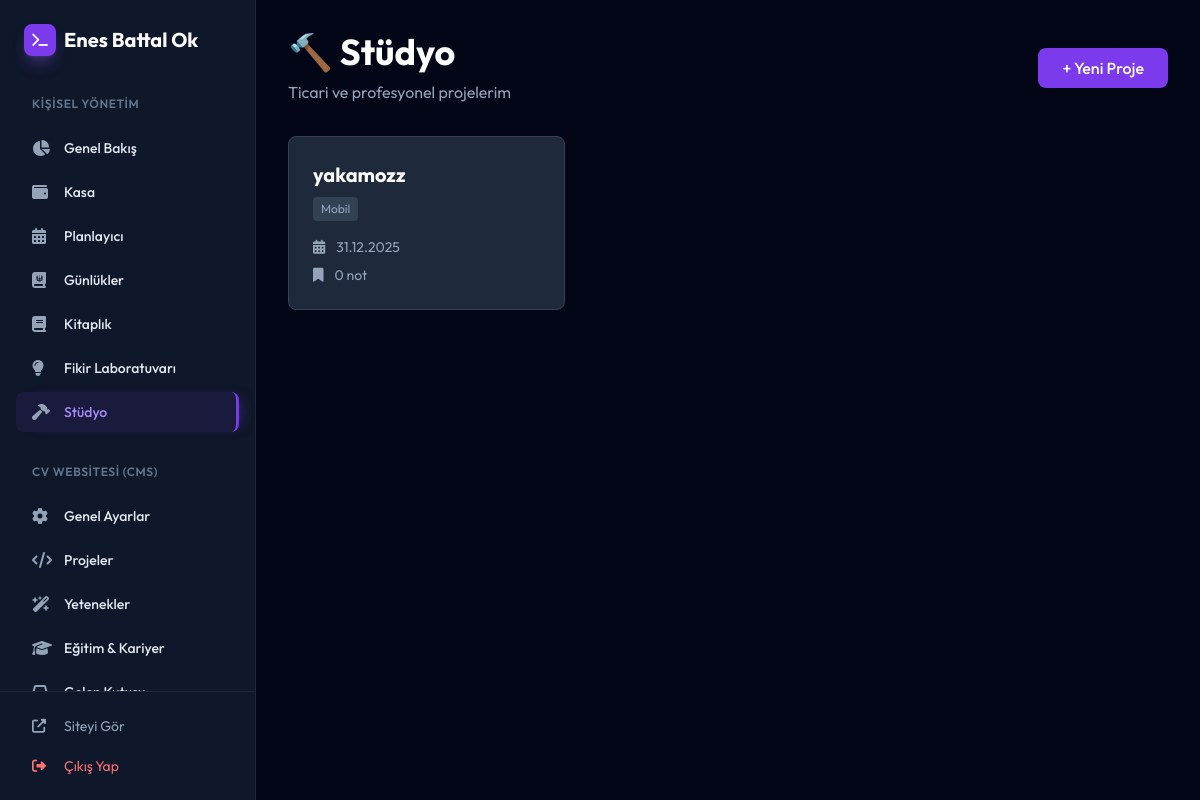
The app's page /admin/studio (signed in), older data.
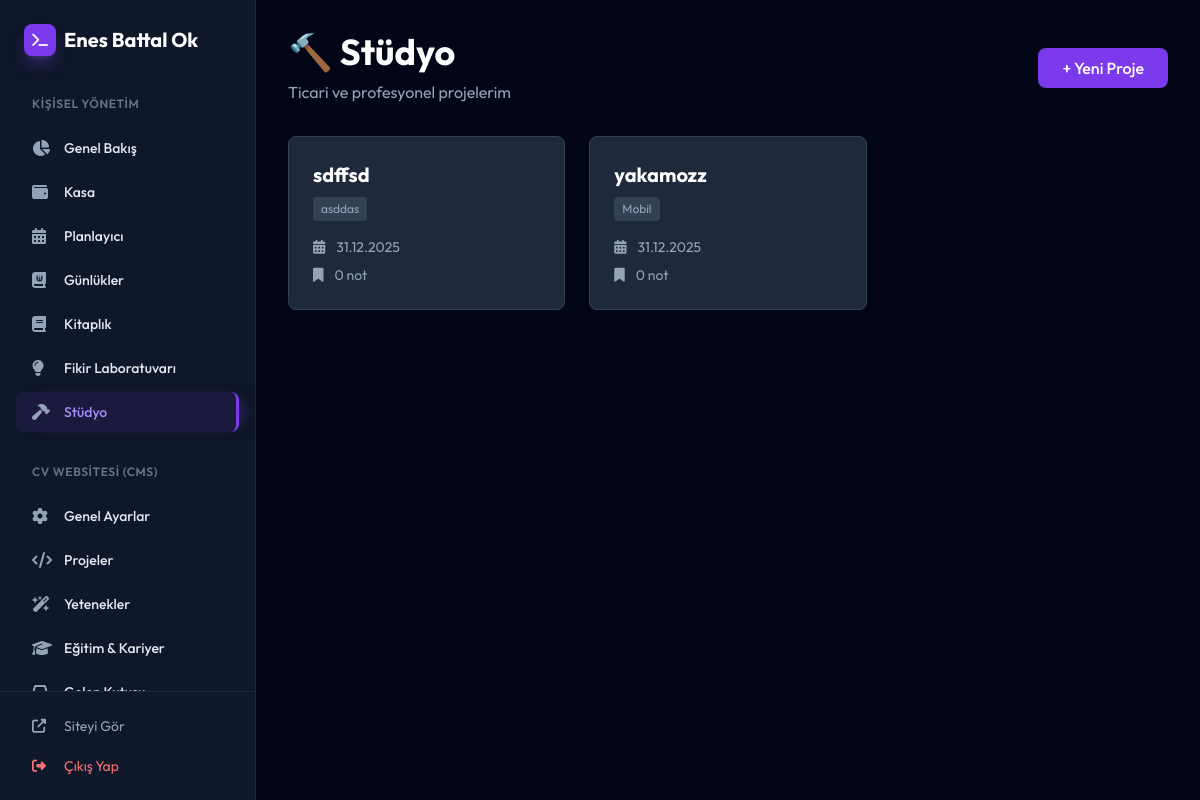
The same page, newer data.
### models.py (models this page shows)
class StudioProject(db.Model):
    id = db.Column(db.Integer, primary_key=True)
    name = db.Column(db.String(200), nullable=False)
    category = db.Column(db.String(100), nullable=False) # 'Web', 'Mobil', 'IoT', 'Masaüstü' vb.
    secure_data = db.Column(db.Text, default='') # Şifreler, API keyleri, notlar
    olusturma_tarihi = db.Column(db.DateTime, default=datetime.utcnow)
    work_logs = db.relationship('StudioWorkLog', backref=db.backref('proje', lazy=True), cascade='all, delete-orphan')

### main.py (the view)
    @app.route('/admin/studio')
    @login_required
    def admin_studio():
        projeler = StudioProject.query.order_by(StudioProject.olusturma_tarihi.desc()).all()
        return render_template('studio.html', projeler=projeler)

### templates/studio.html (shortened to what this page needs)
{% extends "admin_base.html" %}
{% block content %}
<div class="mb-8">
    <div class="flex justify-between items-center mb-8">
        <div>
            <h1 class="text-4xl font-bold text-white mb-2">🔨 Stüdyo</h1>
            <p class="text-slate-400">Ticari ve profesyonel projelerim</p>
        </div>
        <button onclick="openAddProjectModal()" class="bg-violet-600 hover:bg-violet-700 text-white px-6 py-2 rounded-lg font-medium transition-all">
            + Yeni Proje
        </button>
    </div>
    <div class="grid grid-cols-1 md:grid-cols-2 lg:grid-cols-3 gap-6">
        {% for proje in projeler %}
        <a href="/admin/studio/{{ proje.id }}" class="bg-slate-800 border border-slate-700 rounded-lg p-6 hover:border-violet-500 hover:shadow-lg hover:shadow-violet-500/20 transition-all">
            <div class="flex items-start justify-between mb-4">
                <div>
                    <h3 class="text-xl font-bold text-white">{{ proje.name }}</h3>
                    <span class="text-xs text-slate-400 mt-2 inline-block px-2 py-1 bg-slate-700 rounded">{{ proje.category }}</span>
                </div>
            </div>
            <p class="text-sm text-slate-400">
                <i class="fas fa-calendar-alt mr-2"></i>
                {{ proje.olusturma_tarihi.strftime('%d.%m.%Y') }}
            </p>
            <p class="text-sm text-slate-400 mt-2">
                <i class="fas fa-bookmark mr-2"></i>
                {{ proje.work_logs|length }} not
            </p>
        </a>
        {% else %}
        <div class="col-span-full text-center py-12">
            <p class="text-slate-400 text-lg">Henüz proje eklenmedi. Başlamak için yukarıdaki butona tıkla.</p>
        </div>
        {% endfor %}
    </div>
</div>
{% endblock %}

### templates/admin_base.html (shortened to what this page needs)
<!DOCTYPE html>
<html lang="tr">
<head>
    <script src="https://cdn.tailwindcss.com"></script>
    <link rel="stylesheet" href="https://cdnjs.cloudflare.com/ajax/libs/font-awesome/6.5.1/css/all.min.css">
    <link rel="stylesheet" href="https://cdnjs.cloudflare.com/ajax/libs/cropperjs/1.5.13/cropper.min.css">
</head>
<body class="bg-slate-950 text-slate-200 flex min-h-screen">
    <aside id="sidebar" class="w-64 bg-slate-900 border-r border-slate-800 flex flex-col fixed h-full z-50 transition-transform -translate-x-full lg:translate-x-0">
        <div class="p-6 hidden lg:block">
            <h1 class="text-xl font-bold text-white flex items-center gap-2">
                <span class="w-8 h-8 bg-violet-600 rounded-lg flex items-center justify-center shadow-lg shadow-violet-500/30">
                    <i class="fas fa-terminal text-sm"></i>
                </span>
                Enes Battal Ok
            </h1>
        </div>
        <nav class="flex-grow overflow-y-auto px-4 space-y-8 py-4">
            <div>
                <p class="px-4 text-xs font-semibold text-slate-500 uppercase tracking-wider mb-4">Kişisel Yönetim</p>
                <div class="space-y-1">
                    <a href="{{ url_for('dashboard') }}" class="flex items-center gap-3 px-4 py-2.5 rounded-lg transition-all hover:bg-slate-800 group {% if request.path == url_for('dashboard') %}sidebar-item-active{% endif %}">
                        <i class="fas fa-chart-pie w-5 text-slate-400 group-hover:text-violet-400"></i>
                        <span class="text-sm font-medium">Genel Bakış</span>
                    </a>
                    <a href="{{ url_for('admin_finance') }}" class="flex items-center gap-3 px-4 py-2.5 rounded-lg transition-all hover:bg-slate-800 group {% if request.path == url_for('admin_finance') %}sidebar-item-active{% endif %}">
                        <i class="fas fa-wallet w-5 text-slate-400 group-hover:text-violet-400"></i>
                        <span class="text-sm font-medium">Kasa</span>
                    </a>
                    <a href="{{ url_for('admin_planner') }}" class="flex items-center gap-3 px-4 py-2.5 rounded-lg transition-all hover:bg-slate-800 group {% if request.path == url_for('admin_planner') %}sidebar-item-active{% endif %}">
                        <i class="fas fa-calendar-alt w-5 text-slate-400 group-hover:text-violet-400"></i>
                        <span class="text-sm font-medium">Planlayıcı</span>
                    </a>
                    <a href="{{ url_for('admin_diaries') }}" class="flex items-center gap-3 px-4 py-2.5 rounded-lg transition-all hover:bg-slate-800 group {% if request.path == url_for('admin_diaries') %}sidebar-item-active{% endif %}">
                        <i class="fas fa-journal-whills w-5 text-slate-400 group-hover:text-violet-400"></i>
                        <span class="text-sm font-medium">Günlükler</span>
                    </a>
                    <a href="{{ url_for('admin_books') }}" class="flex items-center gap-3 px-4 py-2.5 rounded-lg transition-all hover:bg-slate-800 group {% if request.path == url_for('admin_books') %}sidebar-item-active{% endif %}">
                        <i class="fas fa-book w-5 text-slate-400 group-hover:text-violet-400"></i>
                        <span class="text-sm font-medium">Kitaplık</span>
                    </a>
                    <a href="{{ url_for('admin_ideas') }}" class="flex items-center gap-3 px-4 py-2.5 rounded-lg transition-all hover:bg-slate-800 group {% if request.path == url_for('admin_ideas') %}sidebar-item-active{% endif %}">
                        <i class="fas fa-lightbulb w-5 text-slate-400 group-hover:text-violet-400"></i>
                        <span class="text-sm font-medium">Fikir Laboratuvarı</span>
                    </a>
                    <a href="{{ url_for('admin_studio') }}" class="flex items-center gap-3 px-4 py-2.5 rounded-lg transition-all hover:bg-slate-800 group {% if request.path == url_for('admin_studio') %}sidebar-item-active{% endif %}">
                        <i class="fas fa-hammer w-5 text-slate-400 group-hover:text-violet-400"></i>
                        <span class="text-sm font-medium">Stüdyo</span>
                    </a>
                </div>
            </div>
            <div>
                <p class="px-4 text-xs font-semibold text-slate-500 uppercase tracking-wider mb-4">CV Websitesi (CMS)</p>
                <div class="space-y-1">
                    <a href="{{ url_for('admin_settings') }}" class="flex items-center gap-3 px-4 py-2.5 rounded-lg transition-all hover:bg-slate-800 group {% if request.path == url_for('admin_settings') %}sidebar-item-active{% endif %}">
                        <i class="fas fa-cog w-5 text-slate-400 group-hover:text-violet-400"></i>
                        <span class="text-sm font-medium">Genel Ayarlar</span>
                    </a>
                    <a href="{{ url_for('admin_projects') }}" class="flex items-center gap-3 px-4 py-2.5 rounded-lg transition-all hover:bg-slate-800 group {% if request.path == url_for('admin_projects') %}sidebar-item-active{% endif %}">
                        <i class="fas fa-code w-5 text-slate-400 group-hover:text-violet-400"></i>
                        <span class="text-sm font-medium">Projeler</span>
                    </a>
                    <a href="{{ url_for('admin_skills') }}" class="flex items-center gap-3 px-4 py-2.5 rounded-lg transition-all hover:bg-slate-800 group {% if request.path == url_for('admin_skills') %}sidebar-item-active{% endif %}">
                        <i class="fas fa-wand-magic-sparkles w-5 text-slate-400 group-hover:text-violet-400"></i>
                        <span class="text-sm font-medium">Yetenekler</span>
                    </a>
                    <a href="{{ url_for('admin_resume') }}" class="flex items-center gap-3 px-4 py-2.5 rounded-lg transition-all hover:bg-slate-800 group {% if request.path == url_for('admin_resume') %}sidebar-item-active{% endif %}">
                        <i class="fas fa-graduation-cap w-5 text-slate-400 group-hover:text-violet-400"></i>
                        <span class="text-sm font-medium">Eğitim & Kariyer</span>
                    </a>
                    <a href="{{ url_for('admin_inbox') }}" class="flex items-center gap-3 px-4 py-2.5 rounded-lg transition-all hover:bg-slate-800 group {% if request.path == url_for('admin_inbox') %}sidebar-item-active{% endif %}">
                        <i class="fas fa-inbox w-5 text-slate-400 group-hover:text-violet-400"></i>
                        <span class="text-sm font-medium">Gelen Kutusu</span>
                    </a>
                </div>
            </div>
        </nav>
        <div class="p-4 border-t border-slate-800 space-y-1">
            <a href="{{ url_for('home') }}" target="_blank" class="flex items-center gap-3 px-4 py-2 rounded-lg text-slate-400 hover:text-white hover:bg-slate-800 transition-all text-sm">
                <i class="fas fa-external-link-alt w-5"></i>
                Siteyi Gör
            </a>
            <a href="{{ url_for('logout') }}" class="flex items-center gap-3 px-4 py-2 rounded-lg text-red-400 hover:bg-red-500/10 transition-all text-sm">
                <i class="fas fa-sign-out-alt w-5"></i>
                Çıkış Yap
            </a>
        </div>
    </aside>
    <main class="flex-grow lg:ml-64 p-4 md:p-8 pt-20 lg:pt-8">
        {% block content %}{% endblock %}
    </main>
</body>
</html>

### templates/admin_base.html (style rules this page uses)
body { font-family: 'Outfit', sans-serif; }
.sidebar-item-active { background-color: rgb(124 58 237 / 0.1); color: #a78bfa; border-right: 3px solid #7c3aed; box-shadow: 10px 0 15px -10px rgba(124, 58, 237, 0.5); }
#sidebar nav { scrollbar-width: none !important; -ms-overflow-style: none !important; }

Row changes from the older to the newer data that the page shows:
added StudioProject: name "sdffsd", category "asddas", olusturma_tarihi "31.12.2025", work_logs|length "0"
